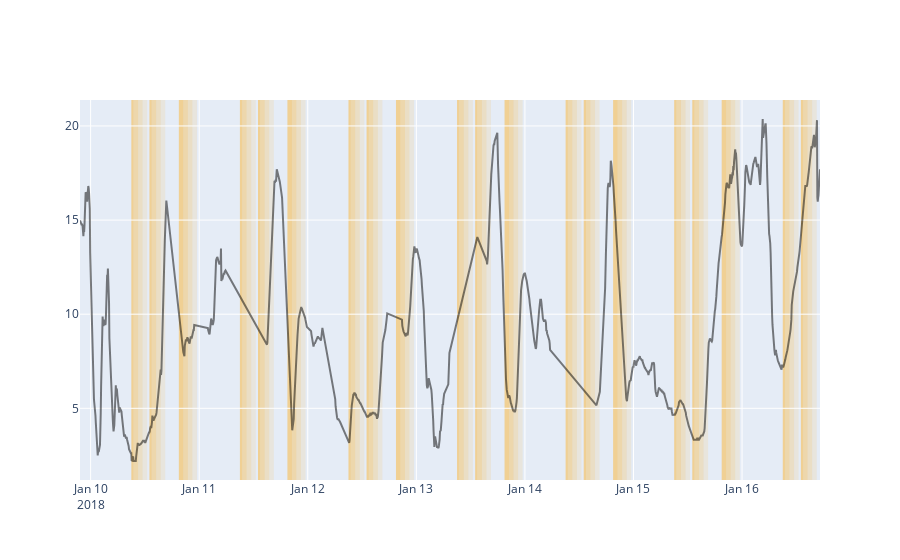

Write notebook code for a chart like this one.
### Code cell
#fig = px.line( line_color='black')
fig = go.Figure()

# Create and style traces
fig.add_trace(go.Scatter(x=df.time, y=df.glc,
                         line=dict(color='black', ), opacity=0.5, showlegend=False, name='Glucose trace'),
                         #row=1, col=1
                         )
    
for i, row in meal.iterrows():
    start = row.startDateTime
    end = row.endDateTime
    fig.add_vrect(
        x0=start, x1=end,
        fillcolor="orange", opacity=0.4,
        layer="below", line_width=0,
        #row=1, col=1
    ),
    fig.add_vrect(
        x0=end, x1=end+datetime.timedelta(minutes=60),
        fillcolor="orange", opacity=0.3,
        layer="below", line_width=0,
        #row=1, col=1
    ),   
    fig.add_vrect(
        x0=end+datetime.timedelta(minutes=60), x1=end+datetime.timedelta(minutes=120),
        fillcolor="orange", opacity=0.2,
        layer="below", line_width=0,
        #row=1, col=1
    ),   
    fig.add_vrect(
        x0=end+datetime.timedelta(minutes=120), x1=end+datetime.timedelta(minutes=180),
        fillcolor="orange", opacity=0.1,
        layer="below", line_width=0,
        #row=1, col=1
    ),   
fig.show()

### Figure 1 — Plotly figure (JSON) as saved in the notebook; plotly's stock layout.template omitted (floating-point values rounded to 4 significant figures; data arrays with more than 128 entries replaced by an {"elided": "..."} marker saying what was removed)
{"data": [{"line": {"color": "black"}, "name": "Glucose trace", "opacity": 0.5, "showlegend": false, "type": "scatter", "x": {"elided": "1273 str values"}, "y": {"elided": "1273 float values"}}], "layout": {"shapes": [{"fillcolor": "orange", "layer": "below", "line": {"width": 0}, "opacity": 0.4, "type": "rect", "x0": "2018-01-10T09:00:00", "x1": "2018-01-10T09:30:00", "xref": "x", "y0": 0, "y1": 1, "yref": "y domain"}, {"fillcolor": "orange", "layer": "below", "line": {"width": 0}, "opacity": 0.3, "type": "rect", "x0": "2018-01-10T09:30:00", "x1": "2018-01-10T10:30:00", "xref": "x", "y0": 0, "y1": 1, "yref": "y domain"}, {"fillcolor": "orange", "layer": "below", "line": {"width": 0}, "opacity": 0.2, "type": "rect", "x0": "2018-01-10T10:30:00", "x1": "2018-01-10T11:30:00", "xref": "x", "y0": 0, "y1": 1, "yref": "y domain"}, {"fillcolor": "orange", "layer": "below", "line": {"width": 0}, "opacity": 0.1, "type": "rect", "x0": "2018-01-10T11:30:00", "x1": "2018-01-10T12:30:00", "xref": "x", "y0": 0, "y1": 1, "yref": "y domain"}, {"fillcolor": "orange", "layer": "below", "line": {"width": 0}, "opacity": 0.4, "type": "rect", "x0": "2018-01-11T09:00:00", "x1": "2018-01-11T09:30:00", "xref": "x", "y0": 0, "y1": 1, "yref": "y domain"}, {"fillcolor": "orange", "layer": "below", "line": {"width": 0}, "opacity": 0.3, "type": "rect", "x0": "2018-01-11T09:30:00", "x1": "2018-01-11T10:30:00", "xref": "x", "y0": 0, "y1": 1, "yref": "y domain"}, {"fillcolor": "orange", "layer": "below", "line": {"width": 0}, "opacity": 0.2, "type": "rect", "x0": "2018-01-11T10:30:00", "x1": "2018-01-11T11:30:00", "xref": "x", "y0": 0, "y1": 1, "yref": "y domain"}, {"fillcolor": "orange", "layer": "below", "line": {"width": 0}, "opacity": 0.1, "type": "rect", "x0": "2018-01-11T11:30:00", "x1": "2018-01-11T12:30:00", "xref": "x", "y0": 0, "y1": 1, "yref": "y domain"}, {"fillcolor": "orange", "layer": "below", "line": {"width": 0}, "opacity": 0.4, "type": "rect", "x0": "2018-01-12T09:00:00", "x1": "2018-01-12T09:30:00", "xref": "x", "y0": 0, "y1": 1, "yref": "y domain"}, {"fillcolor": "orange", "layer": "below", "line": {"width": 0}, "opacity": 0.3, "type": "rect", "x0": "2018-01-12T09:30:00", "x1": "2018-01-12T10:30:00", "xref": "x", "y0": 0, "y1": 1, "yref": "y domain"}, {"fillcolor": "orange", "layer": "below", "line": {"width": 0}, "opacity": 0.2, "type": "rect", "x0": "2018-01-12T10:30:00", "x1": "2018-01-12T11:30:00", "xref": "x", "y0": 0, "y1": 1, "yref": "y domain"}, {"fillcolor": "orange", "layer": "below", "line": {"width": 0}, "opacity": 0.1, "type": "rect", "x0": "2018-01-12T11:30:00", "x1": "2018-01-12T12:30:00", "xref": "x", "y0": 0, "y1": 1, "yref": "y domain"}, {"fillcolor": "orange", "layer": "below", "line": {"width": 0}, "opacity": 0.4, "type": "rect", "x0": "2018-01-13T09:00:00", "x1": "2018-01-13T09:30:00", "xref": "x", "y0": 0, "y1": 1, "yref": "y domain"}, {"fillcolor": "orange", "layer": "below", "line": {"width": 0}, "opacity": 0.3, "type": "rect", "x0": "2018-01-13T09:30:00", "x1": "2018-01-13T10:30:00", "xref": "x", "y0": 0, "y1": 1, "yref": "y domain"}, {"fillcolor": "orange", "layer": "below", "line": {"width": 0}, "opacity": 0.2, "type": "rect", "x0": "2018-01-13T10:30:00", "x1": "2018-01-13T11:30:00", "xref": "x", "y0": 0, "y1": 1, "yref": "y domain"}, {"fillcolor": "orange", "layer": "below", "line": {"width": 0}, "opacity": 0.1, "type": "rect", "x0": "2018-01-13T11:30:00", "x1": "2018-01-13T12:30:00", "xref": "x", "y0": 0, "y1": 1, "yref": "y domain"}, {"fillcolor": "orange", "layer": "below", "line": {"width": 0}, "opacity": 0.4, "type": "rect", "x0": "2018-01-14T09:00:00", "x1": "2018-01-14T09:30:00", "xref": "x", "y0": 0, "y1": 1, "yref": "y domain"}, {"fillcolor": "orange", "layer": "below", "line": {"width": 0}, "opacity": 0.3, "type": "rect", "x0": "2018-01-14T09:30:00", "x1": "2018-01-14T10:30:00", "xref": "x", "y0": 0, "y1": 1, "yref": "y domain"}, {"fillcolor": "orange", "layer": "below", "line": {"width": 0}, "opacity": 0.2, "type": "rect", "x0": "2018-01-14T10:30:00", "x1": "2018-01-14T11:30:00", "xref": "x", "y0": 0, "y1": 1, "yref": "y domain"}, {"fillcolor": "orange", "layer": "below", "line": {"width": 0}, "opacity": 0.1, "type": "rect", "x0": "2018-01-14T11:30:00", "x1": "2018-01-14T12:30:00", "xref": "x", "y0": 0, "y1": 1, "yref": "y domain"}, {"fillcolor": "orange", "layer": "below", "line": {"width": 0}, "opacity": 0.4, "type": "rect", "x0": "2018-01-15T09:00:00", "x1": "2018-01-15T09:30:00", "xref": "x", "y0": 0, "y1": 1, "yref": "y domain"}, {"fillcolor": "orange", "layer": "below", "line": {"width": 0}, "opacity": 0.3, "type": "rect", "x0": "2018-01-15T09:30:00", "x1": "2018-01-15T10:30:00", "xref": "x", "y0": 0, "y1": 1, "yref": "y domain"}, {"fillcolor": "orange", "layer": "below", "line": {"width": 0}, "opacity": 0.2, "type": "rect", "x0": "2018-01-15T10:30:00", "x1": "2018-01-15T11:30:00", "xref": "x", "y0": 0, "y1": 1, "yref": "y domain"}, {"fillcolor": "orange", "layer": "below", "line": {"width": 0}, "opacity": 0.1, "type": "rect", "x0": "2018-01-15T11:30:00", "x1": "2018-01-15T12:30:00", "xref": "x", "y0": 0, "y1": 1, "yref": "y domain"}, {"fillcolor": "orange", "layer": "below", "line": {"width": 0}, "opacity": 0.4, "type": "rect", "x0": "2018-01-16T09:00:00", "x1": "2018-01-16T09:30:00", "xref": "x", "y0": 0, "y1": 1, "yref": "y domain"}, {"fillcolor": "orange", "layer": "below", "line": {"width": 0}, "opacity": 0.3, "type": "rect", "x0": "2018-01-16T09:30:00", "x1": "2018-01-16T10:30:00", "xref": "x", "y0": 0, "y1": 1, "yref": "y domain"}, {"fillcolor": "orange", "layer": "below", "line": {"width": 0}, "opacity": 0.2, "type": "rect", "x0": "2018-01-16T10:30:00", "x1": "2018-01-16T11:30:00", "xref": "x", "y0": 0, "y1": 1, "yref": "y domain"}, {"fillcolor": "orange", "layer": "below", "line": {"width": 0}, "opacity": 0.1, "type": "rect", "x0": "2018-01-16T11:30:00", "x1": "2018-01-16T12:30:00", "xref": "x", "y0": 0, "y1": 1, "yref": "y domain"}, {"fillcolor": "orange", "layer": "below", "line": {"width": 0}, "opacity": 0.4, "type": "rect", "x0": "2018-01-10T12:59:59.995000", "x1": "2018-01-10T13:30:00", "xref": "x", "y0": 0, "y1": 1, "yref": "y domain"}, {"fillcolor": "orange", "layer": "below", "line": {"width": 0}, "opacity": 0.3, "type": "rect", "x0": "2018-01-10T13:30:00", "x1": "2018-01-10T14:30:00", "xref": "x", "y0": 0, "y1": 1, "yref": "y domain"}, {"fillcolor": "orange", "layer": "below", "line": {"width": 0}, "opacity": 0.2, "type": "rect", "x0": "2018-01-10T14:30:00", "x1": "2018-01-10T15:30:00", "xref": "x", "y0": 0, "y1": 1, "yref": "y domain"}, {"fillcolor": "orange", "layer": "below", "line": {"width": 0}, "opacity": 0.1, "type": "rect", "x0": "2018-01-10T15:30:00", "x1": "2018-01-10T16:30:00", "xref": "x", "y0": 0, "y1": 1, "yref": "y domain"}, {"fillcolor": "orange", "layer": "below", "line": {"width": 0}, "opacity": 0.4, "type": "rect", "x0": "2018-01-11T12:59:59.995000", "x1": "2018-01-11T13:30:00", "xref": "x", "y0": 0, "y1": 1, "yref": "y domain"}, {"fillcolor": "orange", "layer": "below", "line": {"width": 0}, "opacity": 0.3, "type": "rect", "x0": "2018-01-11T13:30:00", "x1": "2018-01-11T14:30:00", "xref": "x", "y0": 0, "y1": 1, "yref": "y domain"}, {"fillcolor": "orange", "layer": "below", "line": {"width": 0}, "opacity": 0.2, "type": "rect", "x0": "2018-01-11T14:30:00", "x1": "2018-01-11T15:30:00", "xref": "x", "y0": 0, "y1": 1, "yref": "y domain"}, {"fillcolor": "orange", "layer": "below", "line": {"width": 0}, "opacity": 0.1, "type": "rect", "x0": "2018-01-11T15:30:00", "x1": "2018-01-11T16:30:00", "xref": "x", "y0": 0, "y1": 1, "yref": "y domain"}, {"fillcolor": "orange", "layer": "below", "line": {"width": 0}, "opacity": 0.4, "type": "rect", "x0": "2018-01-12T12:59:59.995000", "x1": "2018-01-12T13:30:00", "xref": "x", "y0": 0, "y1": 1, "yref": "y domain"}, {"fillcolor": "orange", "layer": "below", "line": {"width": 0}, "opacity": 0.3, "type": "rect", "x0": "2018-01-12T13:30:00", "x1": "2018-01-12T14:30:00", "xref": "x", "y0": 0, "y1": 1, "yref": "y domain"}, {"fillcolor": "orange", "layer": "below", "line": {"width": 0}, "opacity": 0.2, "type": "rect", "x0": "2018-01-12T14:30:00", "x1": "2018-01-12T15:30:00", "xref": "x", "y0": 0, "y1": 1, "yref": "y domain"}, {"fillcolor": "orange", "layer": "below", "line": {"width": 0}, "opacity": 0.1, "type": "rect", "x0": "2018-01-12T15:30:00", "x1": "2018-01-12T16:30:00", "xref": "x", "y0": 0, "y1": 1, "yref": "y domain"}, {"fillcolor": "orange", "layer": "below", "line": {"width": 0}, "opacity": 0.4, "type": "rect", "x0": "2018-01-13T12:59:59.995000", "x1": "2018-01-13T13:30:00", "xref": "x", "y0": 0, "y1": 1, "yref": "y domain"}, {"fillcolor": "orange", "layer": "below", "line": {"width": 0}, "opacity": 0.3, "type": "rect", "x0": "2018-01-13T13:30:00", "x1": "2018-01-13T14:30:00", "xref": "x", "y0": 0, "y1": 1, "yref": "y domain"}, {"fillcolor": "orange", "layer": "below", "line": {"width": 0}, "opacity": 0.2, "type": "rect", "x0": "2018-01-13T14:30:00", "x1": "2018-01-13T15:30:00", "xref": "x", "y0": 0, "y1": 1, "yref": "y domain"}, {"fillcolor": "orange", "layer": "below", "line": {"width": 0}, "opacity": 0.1, "type": "rect", "x0": "2018-01-13T15:30:00", "x1": "2018-01-13T16:30:00", "xref": "x", "y0": 0, "y1": 1, "yref": "y domain"}, {"fillcolor": "orange", "layer": "below", "line": {"width": 0}, "opacity": 0.4, "type": "rect", "x0": "2018-01-14T12:59:59.995000", "x1": "2018-01-14T13:30:00", "xref": "x", "y0": 0, "y1": 1, "yref": "y domain"}, {"fillcolor": "orange", "layer": "below", "line": {"width": 0}, "opacity": 0.3, "type": "rect", "x0": "2018-01-14T13:30:00", "x1": "2018-01-14T14:30:00", "xref": "x", "y0": 0, "y1": 1, "yref": "y domain"}, {"fillcolor": "orange", "layer": "below", "line": {"width": 0}, "opacity": 0.2, "type": "rect", "x0": "2018-01-14T14:30:00", "x1": "2018-01-14T15:30:00", "xref": "x", "y0": 0, "y1": 1, "yref": "y domain"}, {"fillcolor": "orange", "layer": "below", "line": {"width": 0}, "opacity": 0.1, "type": "rect", "x0": "2018-01-14T15:30:00", "x1": "2018-01-14T16:30:00", "xref": "x", "y0": 0, "y1": 1, "yref": "y domain"}, {"fillcolor": "orange", "layer": "below", "line": {"width": 0}, "opacity": 0.4, "type": "rect", "x0": "2018-01-15T12:59:59.995000", "x1": "2018-01-15T13:30:00", "xref": "x", "y0": 0, "y1": 1, "yref": "y domain"}, {"fillcolor": "orange", "layer": "below", "line": {"width": 0}, "opacity": 0.3, "type": "rect", "x0": "2018-01-15T13:30:00", "x1": "2018-01-15T14:30:00", "xref": "x", "y0": 0, "y1": 1, "yref": "y domain"}, {"fillcolor": "orange", "layer": "below", "line": {"width": 0}, "opacity": 0.2, "type": "rect", "x0": "2018-01-15T14:30:00", "x1": "2018-01-15T15:30:00", "xref": "x", "y0": 0, "y1": 1, "yref": "y domain"}, {"fillcolor": "orange", "layer": "below", "line": {"width": 0}, "opacity": 0.1, "type": "rect", "x0": "2018-01-15T15:30:00", "x1": "2018-01-15T16:30:00", "xref": "x", "y0": 0, "y1": 1, "yref": "y domain"}, {"fillcolor": "orange", "layer": "below", "line": {"width": 0}, "opacity": 0.4, "type": "rect", "x0": "2018-01-16T12:59:59.995000", "x1": "2018-01-16T13:30:00", "xref": "x", "y0": 0, "y1": 1, "yref": "y domain"}, {"fillcolor": "orange", "layer": "below", "line": {"width": 0}, "opacity": 0.3, "type": "rect", "x0": "2018-01-16T13:30:00", "x1": "2018-01-16T14:30:00", "xref": "x", "y0": 0, "y1": 1, "yref": "y domain"}, {"fillcolor": "orange", "layer": "below", "line": {"width": 0}, "opacity": 0.2, "type": "rect", "x0": "2018-01-16T14:30:00", "x1": "2018-01-16T15:30:00", "xref": "x", "y0": 0, "y1": 1, "yref": "y domain"}, {"fillcolor": "orange", "layer": "below", "line": {"width": 0}, "opacity": 0.1, "type": "rect", "x0": "2018-01-16T15:30:00", "x1": "2018-01-16T16:30:00", "xref": "x", "y0": 0, "y1": 1, "yref": "y domain"}, {"fillcolor": "orange", "layer": "below", "line": {"width": 0}, "opacity": 0.4, "type": "rect", "x0": "2018-01-10T19:30:00", "x1": "2018-01-10T20:29:59.995000", "xref": "x", "y0": 0, "y1": 1, "yref": "y domain"}, {"fillcolor": "orange", "layer": "below", "line": {"width": 0}, "opacity": 0.3, "type": "rect", "x0": "2018-01-10T20:29:59.995000", "x1": "2018-01-10T21:29:59.995000", "xref": "x", "y0": 0, "y1": 1, "yref": "y domain"}, {"fillcolor": "orange", "layer": "below", "line": {"width": 0}, "opacity": 0.2, "type": "rect", "x0": "2018-01-10T21:29:59.995000", "x1": "2018-01-10T22:29:59.995000", "xref": "x", "y0": 0, "y1": 1, "yref": "y domain"}, {"fillcolor": "orange", "layer": "below", "line": {"width": 0}, "opacity": 0.1, "type": "rect", "x0": "2018-01-10T22:29:59.995000", "x1": "2018-01-10T23:29:59.995000", "xref": "x", "y0": 0, "y1": 1, "yref": "y domain"}, {"fillcolor": "orange", "layer": "below", "line": {"width": 0}, "opacity": 0.4, "type": "rect", "x0": "2018-01-11T19:30:00", "x1": "2018-01-11T20:29:59.995000", "xref": "x", "y0": 0, "y1": 1, "yref": "y domain"}, {"fillcolor": "orange", "layer": "below", "line": {"width": 0}, "opacity": 0.3, "type": "rect", "x0": "2018-01-11T20:29:59.995000", "x1": "2018-01-11T21:29:59.995000", "xref": "x", "y0": 0, "y1": 1, "yref": "y domain"}, {"fillcolor": "orange", "layer": "below", "line": {"width": 0}, "opacity": 0.2, "type": "rect", "x0": "2018-01-11T21:29:59.995000", "x1": "2018-01-11T22:29:59.995000", "xref": "x", "y0": 0, "y1": 1, "yref": "y domain"}, {"fillcolor": "orange", "layer": "below", "line": {"width": 0}, "opacity": 0.1, "type": "rect", "x0": "2018-01-11T22:29:59.995000", "x1": "2018-01-11T23:29:59.995000", "xref": "x", "y0": 0, "y1": 1, "yref": "y domain"}, {"fillcolor": "orange", "layer": "below", "line": {"width": 0}, "opacity": 0.4, "type": "rect", "x0": "2018-01-12T19:30:00", "x1": "2018-01-12T20:29:59.995000", "xref": "x", "y0": 0, "y1": 1, "yref": "y domain"}, {"fillcolor": "orange", "layer": "below", "line": {"width": 0}, "opacity": 0.3, "type": "rect", "x0": "2018-01-12T20:29:59.995000", "x1": "2018-01-12T21:29:59.995000", "xref": "x", "y0": 0, "y1": 1, "yref": "y domain"}, {"fillcolor": "orange", "layer": "below", "line": {"width": 0}, "opacity": 0.2, "type": "rect", "x0": "2018-01-12T21:29:59.995000", "x1": "2018-01-12T22:29:59.995000", "xref": "x", "y0": 0, "y1": 1, "yref": "y domain"}, {"fillcolor": "orange", "layer": "below", "line": {"width": 0}, "opacity": 0.1, "type": "rect", "x0": "2018-01-12T22:29:59.995000", "x1": "2018-01-12T23:29:59.995000", "xref": "x", "y0": 0, "y1": 1, "yref": "y domain"}, {"fillcolor": "orange", "layer": "below", "line": {"width": 0}, "opacity": 0.4, "type": "rect", "x0": "2018-01-13T19:30:00", "x1": "2018-01-13T20:29:59.995000", "xref": "x", "y0": 0, "y1": 1, "yref": "y domain"}, {"fillcolor": "orange", "layer": "below", "line": {"width": 0}, "opacity": 0.3, "type": "rect", "x0": "2018-01-13T20:29:59.995000", "x1": "2018-01-13T21:29:59.995000", "xref": "x", "y0": 0, "y1": 1, "yref": "y domain"}, {"fillcolor": "orange", "layer": "below", "line": {"width": 0}, "opacity": 0.2, "type": "rect", "x0": "2018-01-13T21:29:59.995000", "x1": "2018-01-13T22:29:59.995000", "xref": "x", "y0": 0, "y1": 1, "yref": "y domain"}, {"fillcolor": "orange", "layer": "below", "line": {"width": 0}, "opacity": 0.1, "type": "rect", "x0": "2018-01-13T22:29:59.995000", "x1": "2018-01-13T23:29:59.995000", "xref": "x", "y0": 0, "y1": 1, "yref": "y domain"}, {"fillcolor": "orange", "layer": "below", "line": {"width": 0}, "opacity": 0.4, "type": "rect", "x0": "2018-01-14T19:30:00", "x1": "2018-01-14T20:29:59.995000", "xref": "x", "y0": 0, "y1": 1, "yref": "y domain"}, {"fillcolor": "orange", "layer": "below", "line": {"width": 0}, "opacity": 0.3, "type": "rect", "x0": "2018-01-14T20:29:59.995000", "x1": "2018-01-14T21:29:59.995000", "xref": "x", "y0": 0, "y1": 1, "yref": "y domain"}, {"fillcolor": "orange", "layer": "below", "line": {"width": 0}, "opacity": 0.2, "type": "rect", "x0": "2018-01-14T21:29:59.995000", "x1": "2018-01-14T22:29:59.995000", "xref": "x", "y0": 0, "y1": 1, "yref": "y domain"}, {"fillcolor": "orange", "layer": "below", "line": {"width": 0}, "opacity": 0.1, "type": "rect", "x0": "2018-01-14T22:29:59.995000", "x1": "2018-01-14T23:29:59.995000", "xref": "x", "y0": 0, "y1": 1, "yref": "y domain"}, {"fillcolor": "orange", "layer": "below", "line": {"width": 0}, "opacity": 0.4, "type": "rect", "x0": "2018-01-15T19:30:00", "x1": "2018-01-15T20:29:59.995000", "xref": "x", "y0": 0, "y1": 1, "yref": "y domain"}, {"fillcolor": "orange", "layer": "below", "line": {"width": 0}, "opacity": 0.3, "type": "rect", "x0": "2018-01-15T20:29:59.995000", "x1": "2018-01-15T21:29:59.995000", "xref": "x", "y0": 0, "y1": 1, "yref": "y domain"}, {"fillcolor": "orange", "layer": "below", "line": {"width": 0}, "opacity": 0.2, "type": "rect", "x0": "2018-01-15T21:29:59.995000", "x1": "2018-01-15T22:29:59.995000", "xref": "x", "y0": 0, "y1": 1, "yref": "y domain"}, {"fillcolor": "orange", "layer": "below", "line": {"width": 0}, "opacity": 0.1, "type": "rect", "x0": "2018-01-15T22:29:59.995000", "x1": "2018-01-15T23:29:59.995000", "xref": "x", "y0": 0, "y1": 1, "yref": "y domain"}]}}
